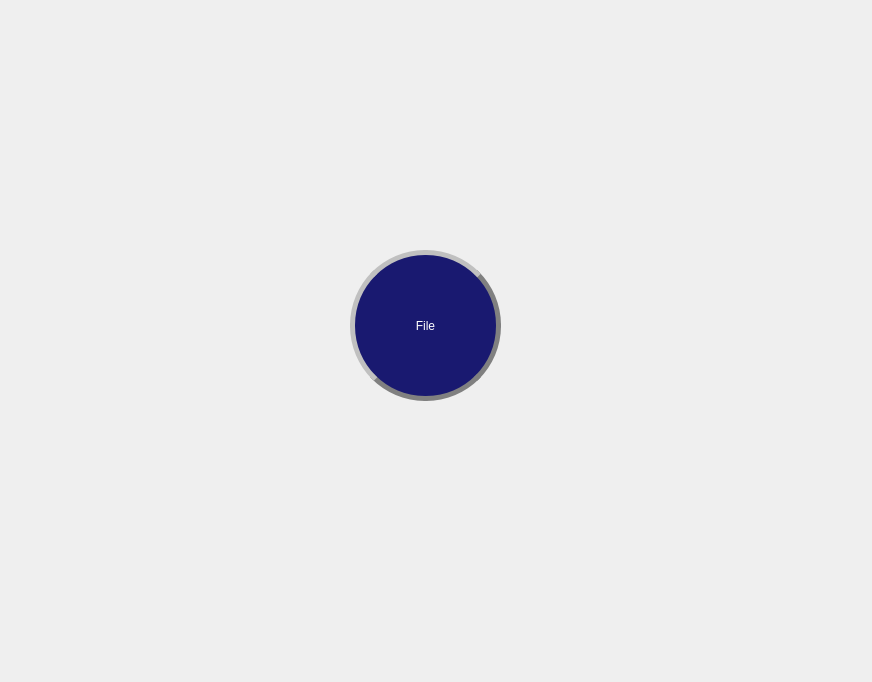
<?xml version="1.0" encoding="UTF-8"?>
<ui version="4.0">
 <class>MainWindow</class>
 <widget class="QMainWindow" name="MainWindow">
  <property name="geometry">
   <rect>
    <x>0</x>
    <y>0</y>
    <width>872</width>
    <height>682</height>
   </rect>
  </property>
  <property name="minimumSize">
   <size>
    <width>872</width>
    <height>0</height>
   </size>
  </property>
  <property name="windowTitle">
   <string>CryptoSystem Based On OpenSSL</string>
  </property>
  <property name="styleSheet">
   <string notr="true"/>
  </property>
  <widget class="QWidget" name="centralwidget">
   <widget class="QPushButton" name="FileButton">
    <property name="geometry">
     <rect>
      <x>350</x>
      <y>250</y>
      <width>151</width>
      <height>151</height>
     </rect>
    </property>
    <property name="styleSheet">
     <string notr="true">QPushButton{
	font: 11pt &quot;Script&quot;;
background-color:rgb(25, 25 ,112);
color:white;
border-radius:75px;
border:5px groove gray;
border-style:outset;
}

QPushButton:hover{
	font: 11pt &quot;Script&quot;;
background-color:rgb(0,0,0);
color:white;
border-radius:75px;
border:5px groove gray;
border-style:outset;
}</string>
    </property>
    <property name="text">
     <string>File</string>
    </property>
   </widget>
   <widget class="QLabel" name="giflabel">
    <property name="geometry">
     <rect>
      <x>220</x>
      <y>20</y>
      <width>161</width>
      <height>171</height>
     </rect>
    </property>
    <property name="styleSheet">
     <string notr="true"/>
    </property>
    <property name="text">
     <string/>
    </property>
   </widget>
   <widget class="QLabel" name="giflabel2">
    <property name="geometry">
     <rect>
      <x>540</x>
      <y>20</y>
      <width>161</width>
      <height>171</height>
     </rect>
    </property>
    <property name="text">
     <string/>
    </property>
   </widget>
  </widget>
  <widget class="QMenuBar" name="menubar">
   <property name="geometry">
    <rect>
     <x>0</x>
     <y>0</y>
     <width>872</width>
     <height>25</height>
    </rect>
   </property>
  </widget>
 </widget>
 <resources/>
 <connections/>
</ui>
